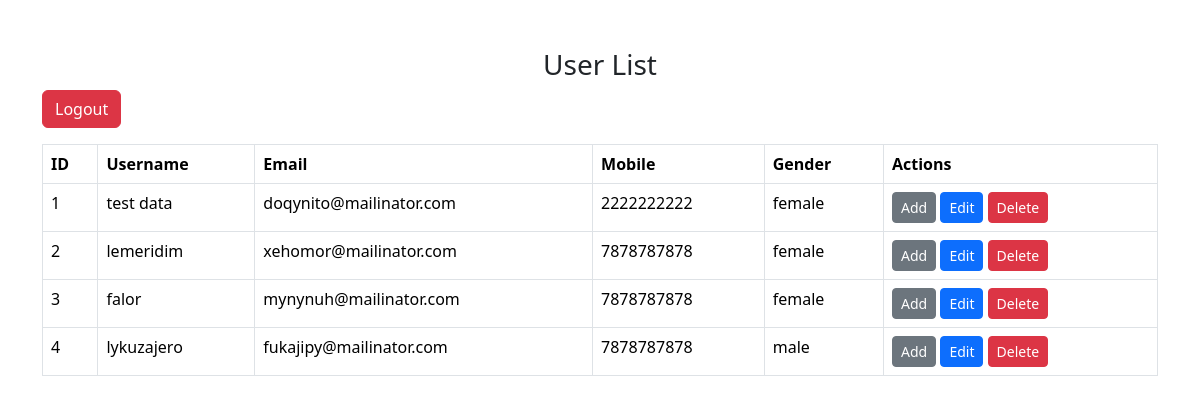
/users.php (signed in), run on the app's committed database.
### tables this page shows
CREATE TABLE `users` (
  `username` varchar(255) NOT NULL,
  `email` varchar(255) NOT NULL,
  `password` varchar(255) NOT NULL,
  `create_time` timestamp NOT NULL DEFAULT CURRENT_TIMESTAMP,
  `id` int NOT NULL AUTO_INCREMENT,
  `mobile` varchar(10) NOT NULL,
  `gender` enum('male','female') NOT NULL,
  PRIMARY KEY (`id`),
  UNIQUE KEY `username_UNIQUE` (`username`),
  UNIQUE KEY `email_UNIQUE` (`email`)
);

### users.php (the view, shortened to what this page needs)
<?php
require 'db.php';
$result = $conn->query("SELECT id, username, email, mobile, gender FROM users");
$users = $result->fetch_all(MYSQLI_ASSOC);
?>
<html>
<head>
    <link href="https://cdn.jsdelivr.net/npm/bootstrap@5.3.3/dist/css/bootstrap.min.css" rel="stylesheet">
</head>
<body>
    <div class="container mt-5">
        <h3 class="text-center">User List</h3>
        <a href="logout.php" class="btn btn-danger mb-3">Logout</a>
        <table class="table table-bordered">
            <thead>
                <tr>
                    <th>ID</th>
                    <th>Username</th>
                    <th>Email</th>
                    <th>Mobile</th>
                    <th>Gender</th>
                    <th>Actions</th>
                </tr>
            </thead>
            <tbody>
                <?php foreach ($users as $row): ?>
                    <tr>
                        <td><?= $row['id'] ?></td>
                        <td><?= htmlspecialchars($row['username']) ?></td>
                        <td><?= htmlspecialchars($row['email']) ?></td>
                        <td><?= htmlspecialchars($row['mobile']) ?></td>
                        <td><?= htmlspecialchars($row['gender']) ?></td>
                        <td>
                            <a href="add_user.php?id=<?= $row['id'] ?>" class="btn btn-secondary btn-sm">Add</a>
                            <a href="edit_user.php?id=<?= $row['id'] ?>" class="btn btn-primary btn-sm">Edit</a>
                            <a href="delete_user.php?id=<?= $row['id'] ?>" class="btn btn-danger btn-sm">Delete</a>
                        </td>
                    </tr>
                <?php endforeach; ?>
            </tbody>
        </table>
    </div>
</body>
</html>

### data on the page
users: id "1", username "test data", email "doqynito@mailinator.com", mobile "2222222222", gender "female"
users: id "2", username "lemeridim", email "xehomor@mailinator.com", mobile "7878787878", gender "female"
users: id "3", username "falor", email "mynynuh@mailinator.com", mobile "7878787878", gender "female"
users: id "4", username "lykuzajero", email "fukajipy@mailinator.com", mobile "7878787878", gender "male"
